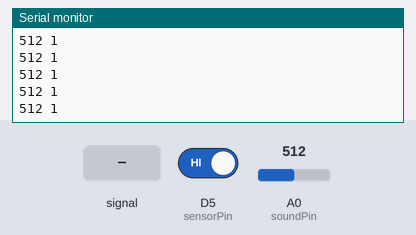
Bench run of a sketch on a simulated ESP8266 (NodeMCU). On the bench: the last lines printed to the serial monitor. Inputs (shaded band) come from the test bench; at power-on: A0 (soundPin) = 512, D5 (sensorPin) HIGH. WiFi joins after 1.5 s; servers stay silent unless stated; uploads are accepted with an empty reply.

Above: at 3.0 s.
3.1 s: A0 (soundPin) fed a 200 Hz sine of ±81 counts around its level
At 3.37 s:
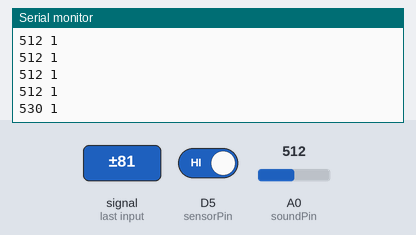
4.6 s: A0 (soundPin) set to 716
At 4.77 s:
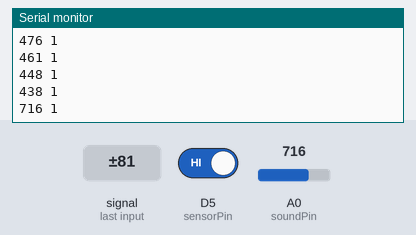
6.1 s: D5 (sensorPin) driven LOW
At 6.77 s:
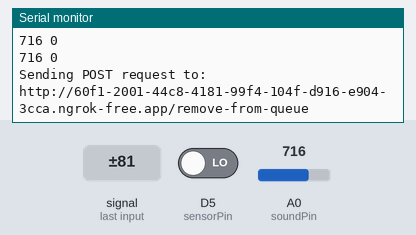
7.6 s: A0 (soundPin) fed a 1000 Hz sine of ±255 counts around its level
At 7.98 s:
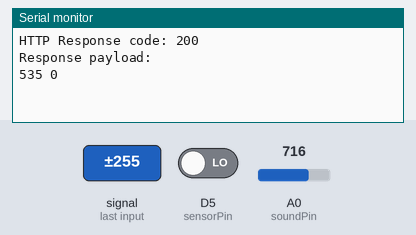
9.1 s: A0 (soundPin) set to 900
At 9.39 s:
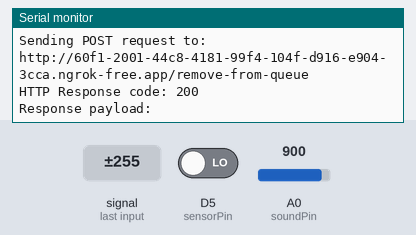
10.6 s: D5 (sensorPin) driven HIGH
At 10.8 s:
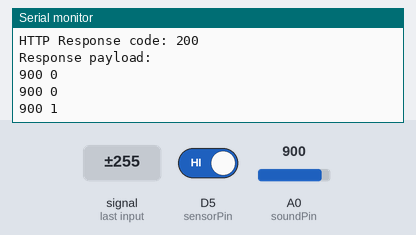
Timing chart, 0 to 13.1 s (numbered marks = the images above; inputs shaded):
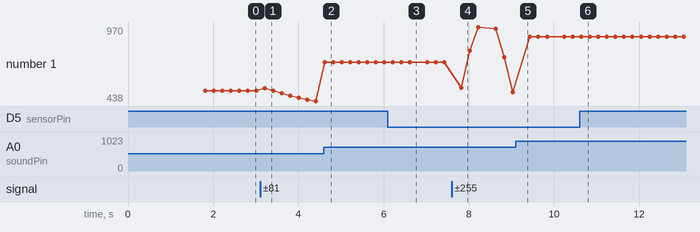

The sketch:

main.ino
```cpp
#include <ESP8266WiFi.h>
#include <ESP8266HTTPClient.h>

const char* ssid = "Sigazen"; //change to wifi username
const char* password = "00440044Cc"; //change to wifi-password
const char* ngrokUrl = "http://60f1-2001-44c8-4181-99f4-104f-d916-e904-3cca.ngrok-free.app"; //change to ip
const char* path = "/remove-from-queue";

const int sensorPin = D5;
const int threshold = 150;
const int soundPin = A0;

int Count = 0;


void setup() {
  Serial.begin(115200);
  delay(100);
  Serial.println();
  Serial.print("Connecting to ");
  Serial.println(ssid);
  WiFi.begin(ssid, password);
  while (WiFi.status() != WL_CONNECTED) {
    delay(500);
    Serial.print(".");
  }
  Serial.println("");
  Serial.println("WiFi connected");
  Serial.println("IP address: ");
  Serial.println(WiFi.localIP());

  pinMode(soundPin, INPUT);
  pinMode(sensorPin, INPUT);
  sendPostRequest();
}

void loop() {
  int sensorValue = digitalRead(sensorPin);
  int soundValue = analogRead(soundPin);
  Serial.print(soundValue);
  Serial.print(" ");
  Serial.println(sensorValue);
  if (sensorValue == LOW && soundValue >= threshold) {
    Count++;
    if (Count >= 3) {
      sendPostRequest();
      Count = 0;
    }
  }

  delay(200);
}

void sendPostRequest() {
  HTTPClient http;
  WiFiClient client;
  String url = String(ngrokUrl) + path;
  Serial.print("Sending POST request to: ");
  Serial.println(url);
  const char* urlCharArray = url.c_str();
  http.begin(client, urlCharArray);
  http.addHeader("Content-Type", "application/x-www-form-urlencoded");
  int httpResponseCode = http.POST("data=remove_from_queue_data");
  if (httpResponseCode > 0) {
    Serial.print("HTTP Response code: ");
    Serial.println(httpResponseCode);

    String payload = http.getString();
    Serial.println("Response payload:");
    Serial.println(payload);
  } else {
    Serial.println("Error sending POST request");
  }
  http.end();
}
```

Measured:
- after the input at 3.1 s, the serial monitor: prints a new line after 0.11 s (image 1)
- after the input at 4.6 s, the serial monitor: prints a new line at once (image 2)
- after the input at 6.1 s, the serial monitor: prints a new line after 0.12 s (image 3)
- after the input at 7.6 s, the serial monitor: prints a new line after 0.23 s (image 4)
- after the input at 10.6 s, the serial monitor: prints a new line at once (image 6)
- plotted number 1: 512 → 438 after the input at 3.1 s, 438 → 716 after the input at 4.6 s, 716 → 502 after the input at 7.6 s, 502 → 900 after the input at 9.1 s
